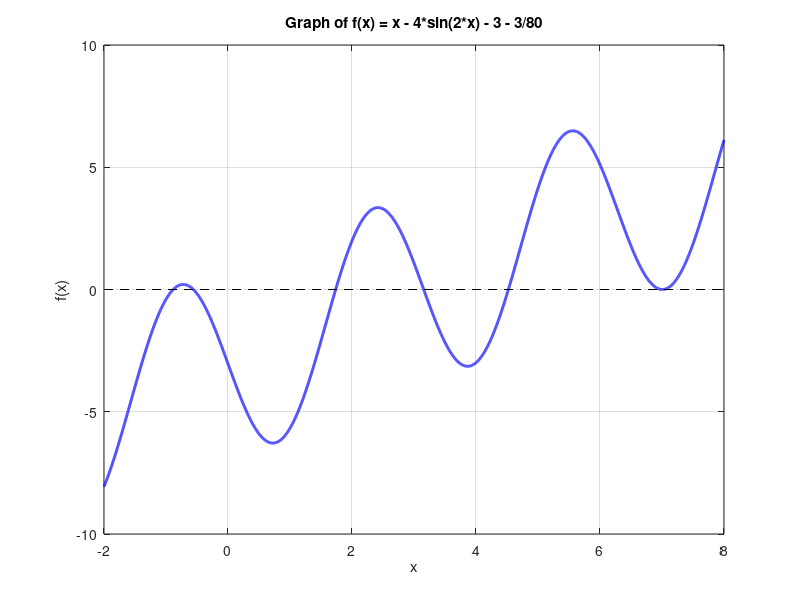

Write MATLAB code to recreate this figure. (Note: this script raises an error after producing the figure.)
format long;

f = @(x) x-4*sin(2*x)-3-3/80;

x =linspace(-2, 8, 10000);

y = f(x);
zero = 0;

plot(x, y, 'b', 'LineWidth', 2);
hold on;

plot(xlim, [0 0], 'k--');
title('Graph of f(x) = x - 4*sin(2*x) - 3 - 3/80');
xlabel('x');
ylabel('f(x)');
grid on;
x_guesses = x;
x_zeros = [];

for guess = x_guesses
    zero = fzero(f, guess);
    x_zeros = [x_zeros zero];
end

plot(x_zeros, zeros(size(x_zeros)), 'ro', 'MarkerSize', 100);

hold off;
